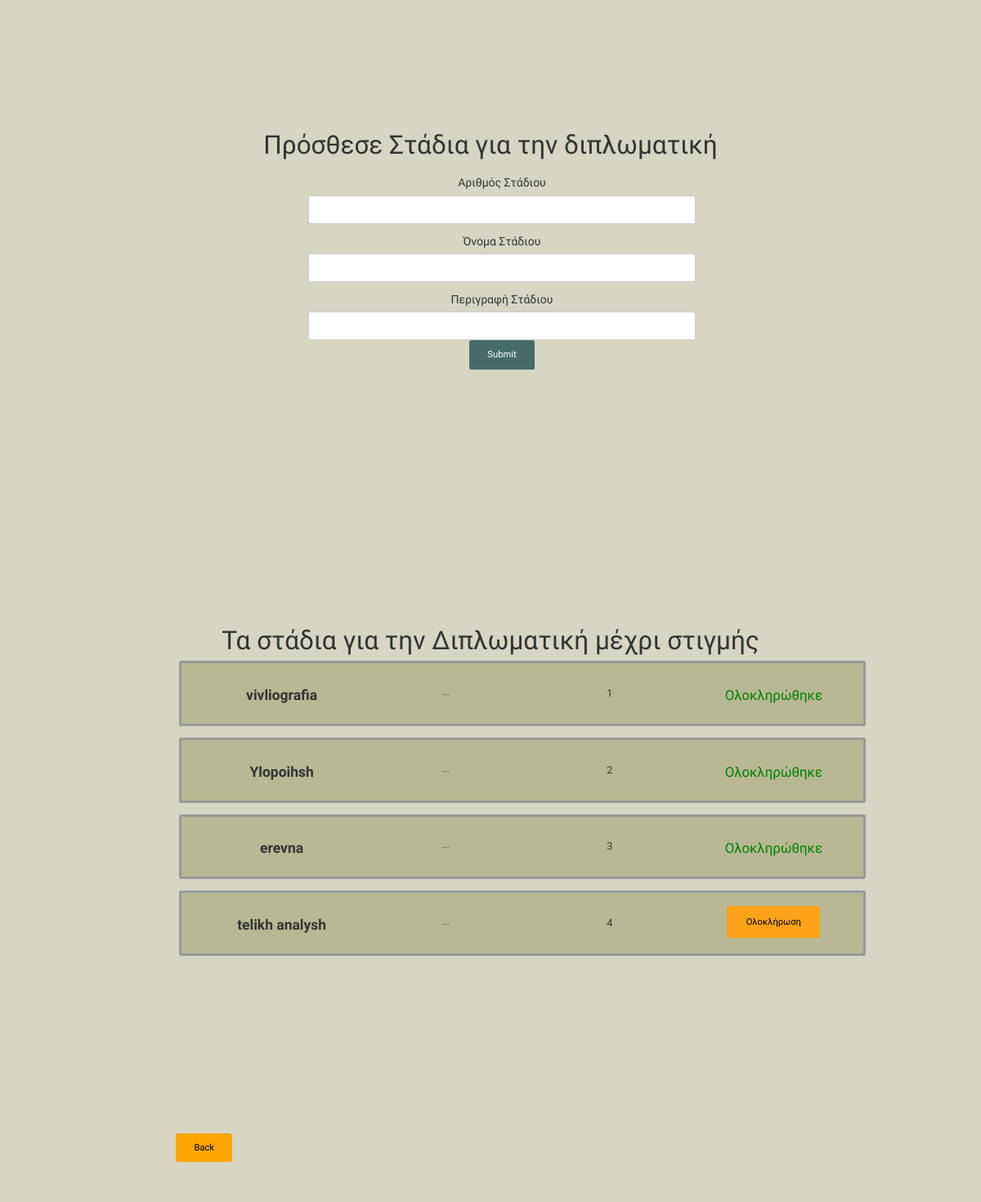
The page /WebDev/stage.php on the database its author committed.
### tables this page shows
CREATE TABLE `project_stages` (
  `project_stagesID` int(6) NOT NULL,
  `projectID` int(11) NOT NULL,
  `stage_name` varchar(50) NOT NULL,
  `stage_summary` varchar(50) NOT NULL,
  `stage_number` tinyint(4) NOT NULL,
  `status` varchar(20) NOT NULL,
  `start_date` date NOT NULL,
  `end_date` date NOT NULL
);

### WebDev/stage.php (the view, shortened to what this page needs)
<!DOCTYPE html>
<html lang="en">
<head>
        <link rel="stylesheet" type="text/css" href="css/bootstrap.css">
        <link rel="stylesheet" type="text/css" href="fonts/font-awesome/css/font-awesome.css">
        <link rel="stylesheet" type="text/css" href="css/style.css">
        <link rel="stylesheet" type="text/css" href="css/responsive.css">
    </head>
    <body>
        <div id="tf-service" style="background-color: #d6d6c2; zoom:70%;" >
            <div class="container " style="text-align: center">
                <div class="content" style=" ">
                    <h3 style=" font-size:45px;">Πρόσθεσε Στάδια για την διπλωματική</h3>
                    <ul style="list-style-type:none; align-content:center; ">
                        <form action="" method="post">
                            <h3 style="font-size:20px; font:bold;">Αριθμός Στάδιου</h3>
                            <input style="width:300px;" type="text" name="number">
                            <br>
                            <h3 style="font-size:20px; font:bold;">Όνομα Στάδιου</h3>
                            <input style="width:300px;" type="text" name="stage">
                            <br>
                            <h3 style="font-size:20px; font:bold;">Περιγραφή Στάδιου</h3>
                            <input style="width:300px;" type="text" name="summary">
                            <br>
                            <input name="ready" class="button5" type="submit">
                            <br>
                        </form>
                    </ul>
                </div>
            </div>
            <div id="tf-service" style="background-color: #d6d6c2" >
                <div class="container " style="text-align: center">
                    <div class="content" style=" ">
                        <?php
                        $projectid = $_SESSION["projectID"];
                        $servername = "localhost";
                        $username = "root";
                        $dbname = "webdev";
                        $conn = new mysqli($servername, $username, '', $dbname);
                        $sql = "SELECT * FROM project_stages WHERE projectID='$projectid' ORDER BY stage_number ASC";
                        $result = $conn->query($sql);
                        ?>
                        <h3 style=" font-size:45px;">Τα στάδια για την Διπλωματική μέχρι στιγμής</h3>
                        <ul style="list-style-type:none; align-content:center; ">
                            <?php
                            if ($result->num_rows > 0) {
                                while ($row = $result->fetch_assoc()) {
                                    ?>
                                    <div class="container" style=" border-radius: 4px; border: 5px solid #999999;   padding:2%; background-color:#b8b894; text-align:center;" >
                                        <form id="1" action="" method="post">
                                            <div class="col-md-4" >
                                                <h3 style="font-size:25px;  font-weight: bold;"><?php echo $row["stage_name"] ?></h3>
                                            </div>
                                            <div class="col-md-4">
                                                <h3 style="font-size: 16px;">  <?php echo $row["stage_summary"] ?> </h3>
                                            </div>
                                            <div class="col-md-4 ">
                                                <h3 style=" font-size: 18px;">  <?php echo $row["stage_number"] ?></h3>
                                            </div>
                                            <div class="col-md-4">
                                                <?php if ($row["status"] == 'current') { ?>
                                                <input name="complete" type="submit" class="button button4" style=" align-content:center; border-color:#ffa31a;background-color:#ffa31a; color:black;" value="Ολοκλήρωση">
                                                <?php } else if ($row["status"] == 'pending') { ?>
                                                <h3 style="color:red;"> Προσεχώς</h3>
                                                <?php } else { ?>
                                                <h3 style="color:green;"> Ολοκληρώθηκε</h3>
                                                <?php } ?>
                                            </div>
                                        </form>
                                    </div>
                                    <br>
                                    <?php
                                }
                            }
                            ?>
                        </ul>
                    </div>
                </div>
            </div>
            <div class="container">
                <div class="col-md-12" style="padding:3%">
                    <form id="pp" action="<?php echo $_SESSION["path"]; ?>" method="post">
                        <input name="log" type="submit" class="button5" style="align-content:center; border-color:#ffa31a;color:black; background-color:orange;" value="Back">
                    </form>
                </div>
            </div>
        </div>
    </body>
    </html>

### WebDev/css/style.css (style rules this page uses)
input[type=text] { width: 1000px; box-sizing: border-box; border: 2px solid #ccc; border-radius: 4px; font-size: 18px; color: black; background-color: white; background-image: url('searchicon.png'); background-position: 10px 10px; background-repeat: no-repeat; padding: 12px 20px 12px 40px; -webkit-transition: width 0.4s ease-in-out; transition: width 0.4s ease-in-out; }
html { position: relative; min-height: 100%; }
body, html { font-family: 'Raleway', sans-serif; text-rendering: optimizeLegibility !important; -webkit-font-smoothing: antialiased !important; }
.button { color: white; padding: 15px 32px; text-align: center; font-size: 16px; margin: auto; }
.button4 { background-color: #476b6b; color: white; font-size: 16px; border-radius: 4px; border: 2px solid #5c8a8a; }
.button5 { background-color: #476b6b ; color: white; padding: 14px 32px; font-size: 16px; border-radius: 4px; border: 1px #5c8a8a; }
input[type=text] { color:black; min-width: 60%; max-width:80%; width: 300px; border-radius: 4px; font-size: 16px; align-content: center; background-color: white; background-position: 10px 10px; background-repeat: no-repeat; -webkit-transition: width 0.4s ease-in-out; transition: width 0.4s ease-in-out; }
@media (min-width: 1200px) { .container { width: 1200px; } }
.content { padding: 15% 0 18% 0; text-align: center; }
#tf-service { padding: 2% 0; }

### rows shown on the page
project_stages: stage_name "vivliografia", stage_summary "...", stage_number "1", status "Ολοκληρώθηκε"
project_stages: stage_name "Ylopoihsh", stage_summary "...", stage_number "2", status "Ολοκληρώθηκε"
project_stages: stage_name "erevna", stage_summary "...", stage_number "3", status "Ολοκληρώθηκε"
project_stages: stage_name "telikh analysh", stage_summary "...", stage_number "4"
